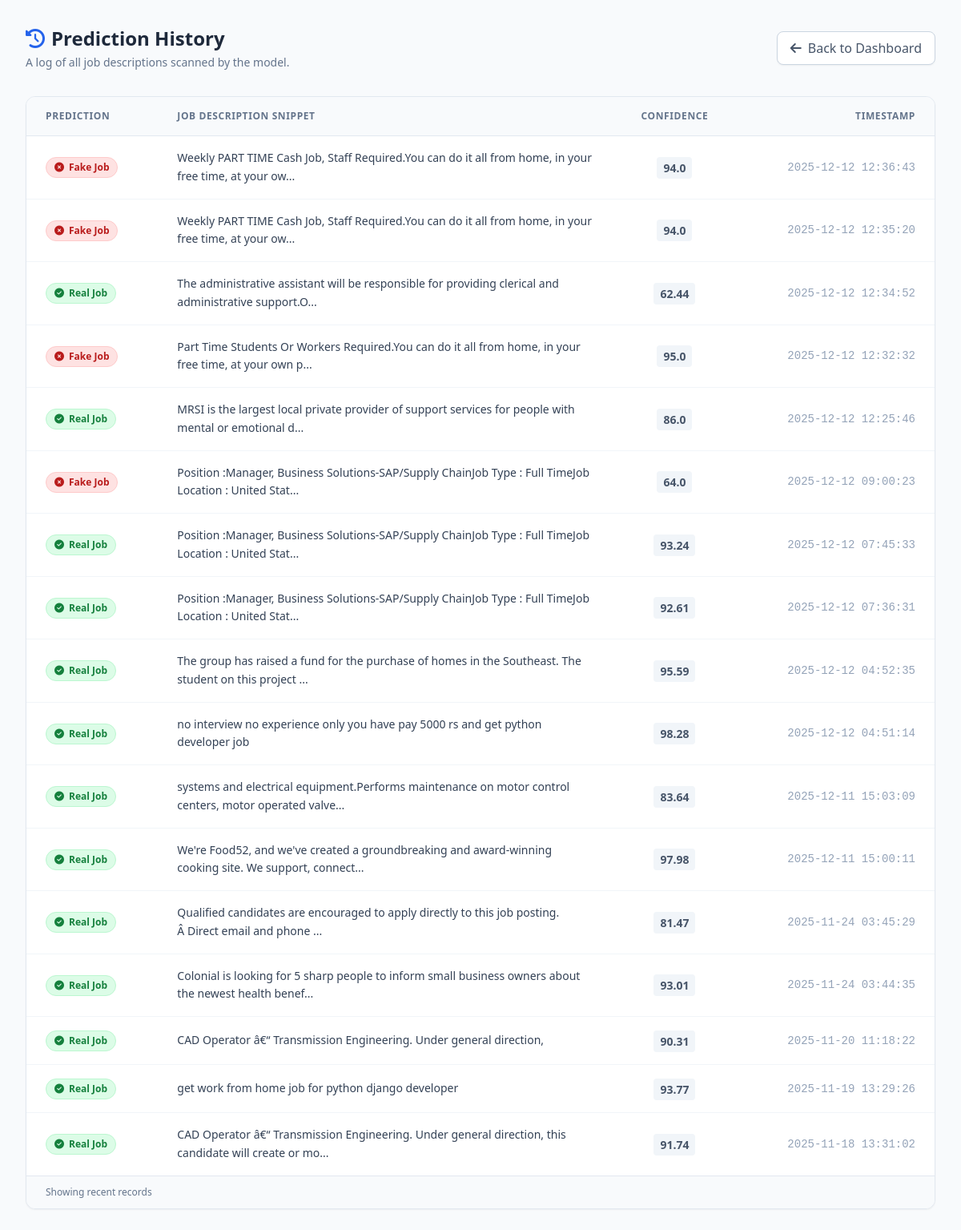
Page /history (signed in) on the committed database.
### tables this page shows
CREATE TABLE predictions (
    id INTEGER PRIMARY KEY AUTOINCREMENT,
    job_description TEXT NOT NULL,
    prediction TEXT NOT NULL,
    confidence REAL NOT NULL,
    timestamp DATETIME DEFAULT CURRENT_TIMESTAMP
);

### admin.py (the view)
@app.route('/history')
@login_required
def history():
    records = []
    try:
        conn = get_db_connection()
        records = conn.execute("SELECT job_description, prediction, confidence, timestamp FROM predictions ORDER BY id DESC").fetchall()
        conn.close()
    except sqlite3.Error:
        pass
    return render_template('history.html', records=records)

### admin.py (called while the page is built)
def login_required(f):
    @wraps(f)
    def decorated_function(*args, **kwargs):
        if 'logged_in' not in session or not session['logged_in']:
            return redirect(url_for('login', next=request.url))
        return f(*args, **kwargs)
    return decorated_function

def get_db_connection():
    conn = sqlite3.connect(DB_PATH)
    conn.row_factory = sqlite3.Row
    return conn

### templates/history.html (shortened to what this page needs)
<!DOCTYPE html>
<html lang="en">
<head>
    <script src="https://cdn.tailwindcss.com"></script>
    <link rel="stylesheet" href="https://cdnjs.cloudflare.com/ajax/libs/font-awesome/6.4.0/css/all.min.css">
</head>
<body class="bg-slate-50 min-h-screen p-4 md:p-8 font-sans text-slate-800">
    <div class="max-w-6xl mx-auto">
        <div class="flex flex-col md:flex-row md:items-center justify-between gap-4 mb-8">
            <div>
                <h2 class="text-2xl font-bold text-slate-800 flex items-center gap-2">
                    <i class="fa-solid fa-clock-rotate-left text-blue-600"></i> Prediction History
                </h2>
                <p class="text-slate-500 text-sm mt-1">A log of all job descriptions scanned by the model.</p>
            </div>
            <a href="{{ url_for('dashboard') }}" class="inline-flex items-center justify-center gap-2 bg-white text-slate-600 border border-slate-300 hover:bg-slate-50 hover:text-blue-600 px-4 py-2 rounded-lg font-medium transition shadow-sm">
                <i class="fa-solid fa-arrow-left"></i> Back to Dashboard
            </a>
        </div>
        <div class="bg-white rounded-xl shadow-sm border border-slate-200 overflow-hidden">
            {% if records %}
            <div class="overflow-x-auto">
                <table class="w-full text-left border-collapse">
                    <thead>
                        <tr class="bg-slate-50 border-b border-slate-200 text-xs uppercase text-slate-500 font-semibold tracking-wider">
                            <th class="px-6 py-4">Prediction</th>
                            <th class="px-6 py-4 w-1/2">Job Description Snippet</th> <th class="px-6 py-4 text-center">Confidence</th>
                            <th class="px-6 py-4 text-right">Timestamp</th>
                        </tr>
                    </thead>
                    <tbody class="divide-y divide-slate-100">
                        {% for job, label, conf, time in records %}
                        <tr class="hover:bg-slate-50 transition duration-150">
                            <td class="px-6 py-4">
                                {% if label == 'Fake Job' %}
                                    <span class="inline-flex items-center gap-1.5 px-2.5 py-1 rounded-full text-xs font-bold bg-red-100 text-red-700 border border-red-200">
                                        <i class="fa-solid fa-circle-xmark"></i> Fake Job
                                    </span>
                                {% else %}
                                    <span class="inline-flex items-center gap-1.5 px-2.5 py-1 rounded-full text-xs font-bold bg-green-100 text-green-700 border border-green-200">
                                        <i class="fa-solid fa-circle-check"></i> Real Job
                                    </span>
                                {% endif %}
                            </td>
                            <td class="px-6 py-4">
                                <p class="text-sm text-slate-700 leading-relaxed">
                                    {{ job[:100] }}{% if job|length > 100 %}...{% endif %}
                                </p>
                            </td>
                            <td class="px-6 py-4 text-center">
                                <span class="text-sm font-semibold text-slate-600 bg-slate-100 px-2 py-1 rounded">
                                    {{ conf }}
                                </span>
                            </td>
                            <td class="px-6 py-4 text-right text-sm text-slate-400 font-mono">
                                {{ time }}
                            </td>
                        </tr>
                        {% endfor %}
                    </tbody>
                </table>
            </div>
            <div class="bg-slate-50 px-6 py-3 border-t border-slate-200 text-xs text-slate-500 flex justify-between items-center">
                <span>Showing recent records</span>
                </div>
            {% endif %}
        </div>
    </div>
</body>
</html>

### rows in the picture
predictions: prediction "Fake Job" (drawn), job_description "Weekly PART TIME Cash Job, Staff Required.You can do it all from home, in your free time, at your ow", confidence "94.0", timestamp "2025-12-12 12:36:43"
predictions: prediction "Fake Job" (drawn), job_description "Weekly PART TIME Cash Job, Staff Required.You can do it all from home, in your free time, at your ow", confidence "94.0", timestamp "2025-12-12 12:35:20"
predictions: prediction "Real Job" (drawn), job_description "The administrative assistant will be responsible for providing clerical and administrative support.O", confidence "62.44", timestamp "2025-12-12 12:34:52"
predictions: prediction "Fake Job" (drawn), job_description "Part Time Students Or Workers Required.You can do it all from home, in your free time, at your own p", confidence "95.0", timestamp "2025-12-12 12:32:32"
predictions: prediction "Real Job" (drawn), job_description "MRSI is the largest local private provider of support services for people with mental or emotional d", confidence "86.0", timestamp "2025-12-12 12:25:46"
predictions: prediction "Fake Job" (drawn), job_description "Position :Manager, Business Solutions-SAP/Supply ChainJob Type : Full TimeJob Location : United Stat", confidence "64.0", timestamp "2025-12-12 09:00:23"
predictions: prediction "Real Job" (drawn), job_description "Position :Manager, Business Solutions-SAP/Supply ChainJob Type : Full TimeJob Location : United Stat", confidence "93.24", timestamp "2025-12-12 07:45:33"
predictions: prediction "Real Job" (drawn), job_description "Position :Manager, Business Solutions-SAP/Supply ChainJob Type : Full TimeJob Location : United Stat", confidence "92.61", timestamp "2025-12-12 07:36:31"
predictions: prediction "Real Job" (drawn), job_description "The group has raised a fund for the purchase of homes in the Southeast. The student on this project", confidence "95.59", timestamp "2025-12-12 04:52:35"
predictions: prediction "Real Job" (drawn), job_description "no interview no experience only you have pay 5000 rs and get python developer job", confidence "98.28", timestamp "2025-12-12 04:51:14"
predictions: prediction "Real Job" (drawn), job_description "systems and electrical equipment.Performs maintenance on motor control centers, motor operated valve", confidence "83.64", timestamp "2025-12-11 15:03:09"
predictions: prediction "Real Job" (drawn), job_description "We're Food52, and we've created a groundbreaking and award-winning cooking site. We support, connect", confidence "97.98", timestamp "2025-12-11 15:00:11"
predictions: prediction "Real Job" (drawn), job_description "Qualified candidates are encouraged to apply directly to this job posting. Â Direct email and phone", confidence "81.47", timestamp "2025-11-24 03:45:29"
predictions: prediction "Real Job" (drawn), job_description "Colonial is looking for 5 sharp people to inform small business owners about the newest health benef", confidence "93.01", timestamp "2025-11-24 03:44:35"
predictions: prediction "Real Job" (drawn), job_description "CAD Operator â€“ Transmission Engineering. Under general direction,", confidence "90.31", timestamp "2025-11-20 11:18:22"
predictions: prediction "Real Job" (drawn), job_description "get work from home job for python django developer", confidence "93.77", timestamp "2025-11-19 13:29:26"
predictions: prediction "Real Job" (drawn), job_description "CAD Operator â€“ Transmission Engineering. Under general direction, this candidate will create or mo", confidence "91.74", timestamp "2025-11-18 13:31:02"
